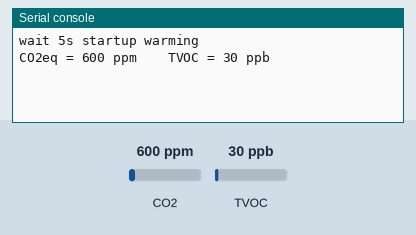
This program was run on a simulated MicroPython board. On the bench: the last lines printed to the serial console. The test bench sets the inputs (shaded band); at power-on: CO2 600 ppm, TVOC 30 ppb. Library files of the repository ran but are not shown: adafruit_sgp30.py.

Above: at 6.2 s.
6.3 s: CO2 set to 452 ppm
At 9.0 s:
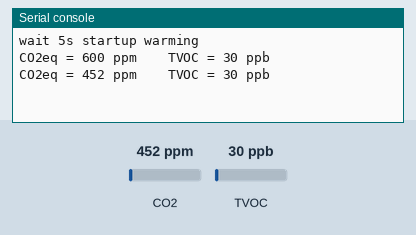
10.1 s: TVOC set to 20 ppb
At 12.3 s:
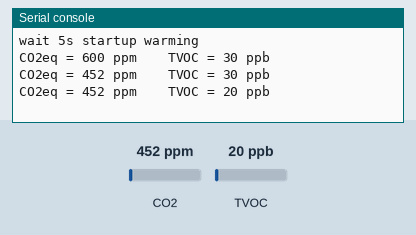
13.9 s: CO2 set to 1050 ppm
At 15.5 s:
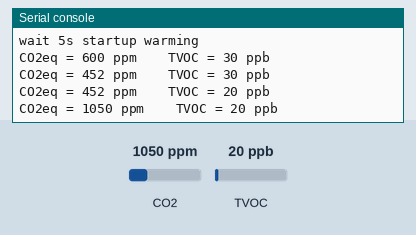
Timing chart, 0 to 17.0 s (numbered marks = the images above; inputs shaded):
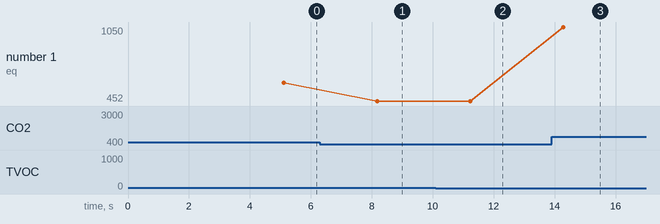

Measured:
- after the input at 6.3 s, the serial console: prints a new line after 1.9 s (image 1)
- after the input at 10.1 s, the serial console: prints a new line after 1.1 s (image 2)
- after the input at 13.9 s, the serial console: prints a new line after 0.39 s (image 3)
- plotted number 1: 600 → 452 after the input at 6.3 s, 452 → 1050 after the input at 13.9 s

The program:

testSGP.py
```python
from machine import I2C
import time
import adafruit_sgp30

i2c = I2C(0,I2C.MASTER, pins=('P10','P11'), baudrate=10000)
sgp30 = adafruit_sgp30.Adafruit_SGP30(i2c)

print('wait 5s startup warming')
time.sleep(5)

while True:
    co2eq, tvoc = sgp30.iaq_measure()
    print("CO2eq = %d ppm \t TVOC = %d ppb" % (co2eq, tvoc))
    time.sleep(3)
```
